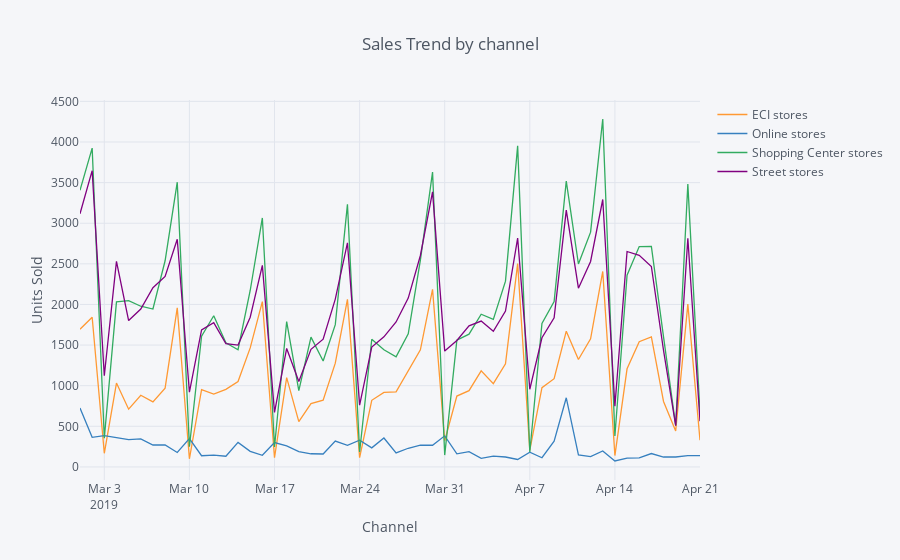

Notebook cell for this chart:
### Markdown cell above
Lets evaluate the trend of sales of each channel during the whole period

### Code cell
sales.pivot_table(index = 'Date',columns = 'StoreType', values = 'UnitsSold', aggfunc ='sum').reset_index().iplot(kind = 'line',
            x = 'Date',
            xTitle = 'Channel',
            yTitle = 'Units Sold',
            title = 'Sales Trend by channel')
